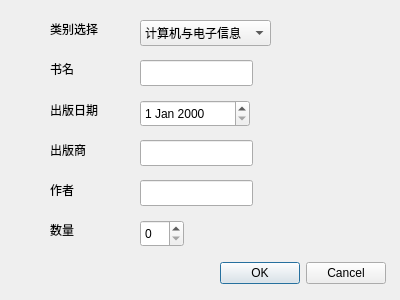
<?xml version="1.0" encoding="UTF-8"?>
<ui version="4.0">
 <class>Add_book</class>
 <widget class="QWidget" name="Add_book">
  <property name="geometry">
   <rect>
    <x>0</x>
    <y>0</y>
    <width>400</width>
    <height>300</height>
   </rect>
  </property>
  <property name="windowTitle">
   <string>Form</string>
  </property>
  <widget class="QComboBox" name="catagory">
   <property name="geometry">
    <rect>
     <x>140</x>
     <y>20</y>
     <width>131</width>
     <height>26</height>
    </rect>
   </property>
   <item>
    <property name="text">
     <string>计算机与电子信息</string>
    </property>
   </item>
   <item>
    <property name="text">
     <string>文学名著</string>
    </property>
   </item>
   <item>
    <property name="text">
     <string>心理学</string>
    </property>
   </item>
   <item>
    <property name="text">
     <string>数学</string>
    </property>
   </item>
   <item>
    <property name="text">
     <string>经济管理</string>
    </property>
   </item>
   <item>
    <property name="text">
     <string>中外历史</string>
    </property>
   </item>
  </widget>
  <widget class="QLabel" name="label">
   <property name="geometry">
    <rect>
     <x>50</x>
     <y>20</y>
     <width>54</width>
     <height>18</height>
    </rect>
   </property>
   <property name="text">
    <string>类别选择</string>
   </property>
  </widget>
  <widget class="QLineEdit" name="B_name">
   <property name="geometry">
    <rect>
     <x>140</x>
     <y>60</y>
     <width>113</width>
     <height>26</height>
    </rect>
   </property>
  </widget>
  <widget class="QLabel" name="label_2">
   <property name="geometry">
    <rect>
     <x>50</x>
     <y>60</y>
     <width>54</width>
     <height>18</height>
    </rect>
   </property>
   <property name="text">
    <string>书名</string>
   </property>
  </widget>
  <widget class="QDateEdit" name="date">
   <property name="geometry">
    <rect>
     <x>140</x>
     <y>100</y>
     <width>110</width>
     <height>27</height>
    </rect>
   </property>
  </widget>
  <widget class="QLabel" name="label_3">
   <property name="geometry">
    <rect>
     <x>50</x>
     <y>100</y>
     <width>54</width>
     <height>20</height>
    </rect>
   </property>
   <property name="text">
    <string>出版日期</string>
   </property>
  </widget>
  <widget class="QLineEdit" name="publisher">
   <property name="geometry">
    <rect>
     <x>140</x>
     <y>140</y>
     <width>113</width>
     <height>26</height>
    </rect>
   </property>
  </widget>
  <widget class="QLabel" name="label_4">
   <property name="geometry">
    <rect>
     <x>50</x>
     <y>140</y>
     <width>54</width>
     <height>20</height>
    </rect>
   </property>
   <property name="text">
    <string>出版商</string>
   </property>
  </widget>
  <widget class="QSpinBox" name="total">
   <property name="geometry">
    <rect>
     <x>140</x>
     <y>220</y>
     <width>44</width>
     <height>27</height>
    </rect>
   </property>
  </widget>
  <widget class="QLabel" name="label_5">
   <property name="geometry">
    <rect>
     <x>50</x>
     <y>220</y>
     <width>54</width>
     <height>20</height>
    </rect>
   </property>
   <property name="text">
    <string>数量</string>
   </property>
  </widget>
  <widget class="QLabel" name="label_6">
   <property name="geometry">
    <rect>
     <x>50</x>
     <y>180</y>
     <width>54</width>
     <height>20</height>
    </rect>
   </property>
   <property name="text">
    <string>作者</string>
   </property>
  </widget>
  <widget class="QLineEdit" name="author">
   <property name="geometry">
    <rect>
     <x>140</x>
     <y>180</y>
     <width>113</width>
     <height>26</height>
    </rect>
   </property>
  </widget>
  <widget class="QDialogButtonBox" name="add_or_not">
   <property name="geometry">
    <rect>
     <x>220</x>
     <y>260</y>
     <width>166</width>
     <height>26</height>
    </rect>
   </property>
   <property name="standardButtons">
    <set>QDialogButtonBox::Cancel|QDialogButtonBox::Ok</set>
   </property>
  </widget>
 </widget>
 <resources/>
 <connections/>
</ui>
